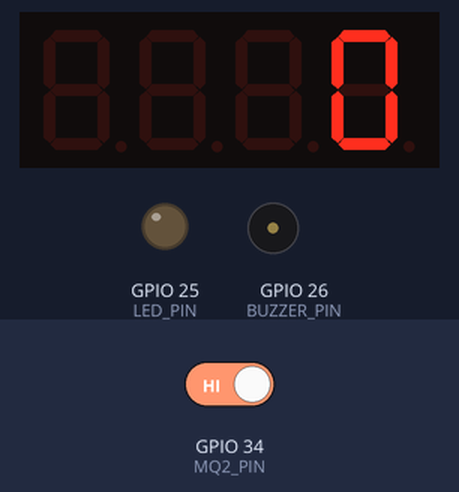
Bench run of a sketch on a simulated ESP32. Parts: 4-digit seven-segment display, output pins drawn as LEDs (lit = HIGH), buzzer (waves = sounding). Dashed ring = blinking. The inputs (shaded band) are chosen by the test bench; at power-on: GPIO 34 (MQ2_PIN) HIGH. What the sketch prints to the serial monitor is not drawn.

Above: at 2.8 s.
2.9 s: GPIO 34 (MQ2_PIN) driven LOW
At 5.7 s:
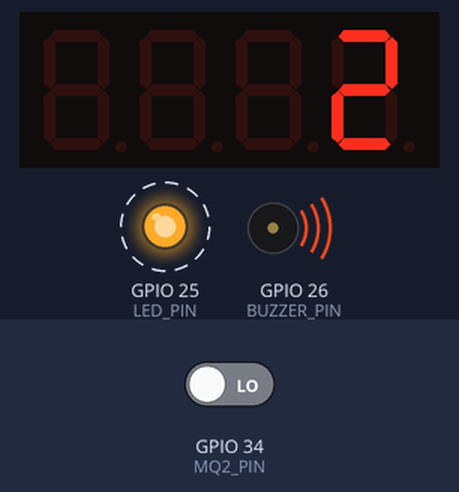
7.0 s: GPIO 34 (MQ2_PIN) driven HIGH
At 8.0 s:
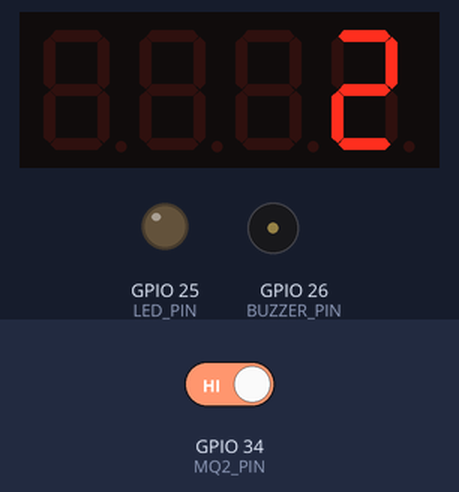
8.5 s: GPIO 34 (MQ2_PIN) driven LOW
At 9.5 s:
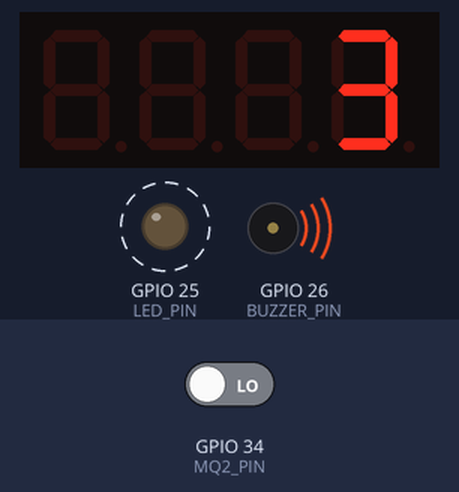
Timing chart, 0 to 16.6 s (numbered marks = the images above; inputs shaded):
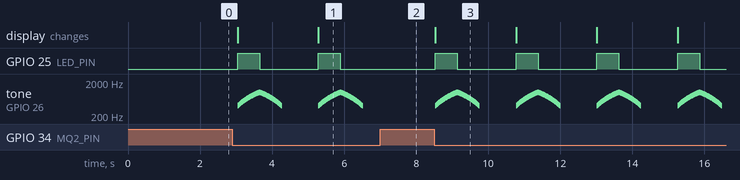

The sketch:

smoke_detector.ino
```cpp
#include <TM1637Display.h>

#define MQ2_PIN 34      // 模擬輸入
#define LED_PIN 25
#define BUZZER_PIN 26
#define CLK 27          // TM1637 CLK
#define DIO 14          // TM1637 DIO

TM1637Display display(CLK, DIO);
int alertCount = 0;

void setup() {
  pinMode(MQ2_PIN, INPUT);
  pinMode(LED_PIN, OUTPUT);
  pinMode(BUZZER_PIN, OUTPUT);
  display.setBrightness(5); // 亮度 0~7
  display.showNumberDec(0); // 初始顯示 0
  Serial.begin(115200);
}

void loop() {
  int gasDetected = digitalRead(MQ2_PIN);

  if (gasDetected == LOW) { // 有煙霧（有些模組輸出低電位代表有氣體）
    alertCount++;
    display.showNumberDec(alertCount);
    airRaidAlarm();  // 呼叫空襲聲音警報
    Serial.println("⚠️ 偵測到煙霧！");
  } else {
    digitalWrite(LED_PIN, LOW);
    // digitalWrite(BUZZER_PIN, LOW);
  }

  delay(1000);
}

void airRaidAlarm() {
  // 上升音調
  for (int freq = 400; freq <= 1000; freq += 10) {
    tone(BUZZER_PIN, freq);
    digitalWrite(LED_PIN, HIGH);
    delay(10);
  }

  // 下降音調
  for (int freq = 1000; freq >= 400; freq -= 10) {
    tone(BUZZER_PIN, freq);
    digitalWrite(LED_PIN, LOW);
    delay(10);
  }

  noTone(BUZZER_PIN); // 停止蜂鳴器
}
```

Measured:
- after the input at 2.9 s, GPIO 25 (LED_PIN): alternates HIGH for 0.61 s and LOW for 1.6 s, starting after 0.14 s; tone on GPIO 26 (BUZZER_PIN): plays 400 Hz for 0.01 s, 410 Hz for 0.01 s, 420 Hz for 0.01 s, 430 Hz for 0.01 s, 440 Hz for 0.01 s, 450 Hz for 0.01 s … (242 notes in this stretch), starting after 0.14 s
- after the input at 7.0 s, GPIO 25 (LED_PIN): stays LOW (without the input it goes to HIGH after 0.53 s); tone on GPIO 26 (BUZZER_PIN): stops changing and stays silent
- after the input at 8.5 s, GPIO 25 (LED_PIN): alternates HIGH for 0.61 s and LOW for 1.6 s, starting at once; tone on GPIO 26 (BUZZER_PIN): plays 400 Hz for 0.01 s, 410 Hz for 0.01 s, 420 Hz for 0.01 s, 430 Hz for 0.01 s, 440 Hz for 0.01 s, 450 Hz for 0.01 s … (484 notes in this stretch), starting at once; the display: changes at once (image 3)
